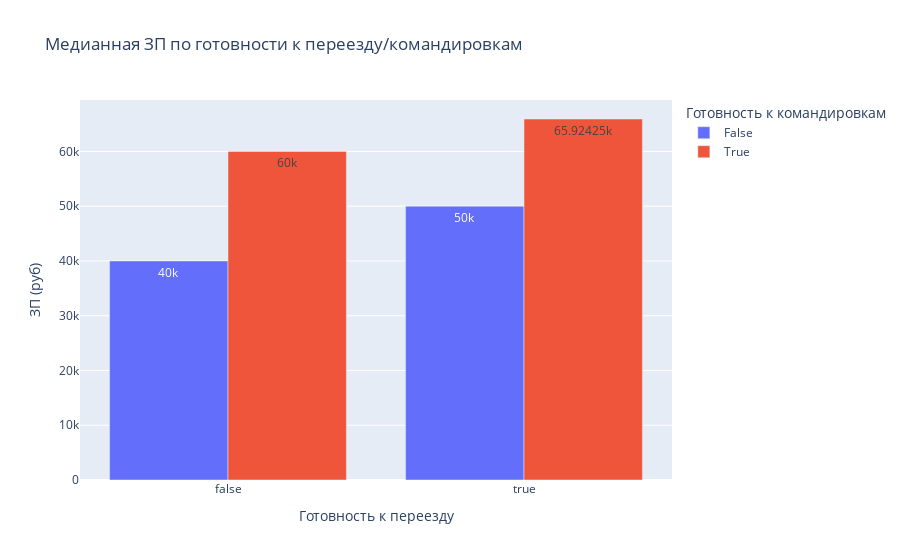

The notebook cell saved with this chart:
### Markdown cell above
6. Постройте **многоуровневую столбчатую диаграмму**, которая показывает зависимость медианной заработной платы (**"ЗП (руб)"**) от признаков **"Готовность к переезду"** и **"Готовность к командировкам"**. Проанализируйте график, сравнив уровень заработной платы в категориях.

### Code cell
# ваш код здесь
merged_6 = (merged_data.copy()).groupby(by=['Готовность к переезду', 'Готовность к командировкам'], as_index=False)['ЗП (руб)'].median()

fig = px.bar(
    data_frame=merged_6,
    x = 'Готовность к переезду',
    y = 'ЗП (руб)',
    barmode='group',
    color='Готовность к командировкам',
    orientation='v',
    text_auto=True,
    title='Медианная ЗП по готовности к переезду/командировкам'
);
fig.show()

display(merged_6[(merged_6['Готовность к переезду'] == True) & (merged_6['Готовность к командировкам'] == True)]['ЗП (руб)'])

### Figure 1 — Plotly figure (JSON) as saved in the notebook; plotly's stock layout.template omitted (floating-point values rounded to 4 significant figures)
{"data": [{"alignmentgroup": "True", "hovertemplate": "Готовность к командировкам=False<br>Готовность к переезду=%{x}<br>ЗП (руб)=%{y}<extra></extra>", "legendgroup": "False", "marker": {"color": "#636efa", "pattern": {"shape": ""}}, "name": "False", "offsetgroup": "False", "orientation": "v", "showlegend": true, "textposition": "auto", "texttemplate": "%{y}", "type": "bar", "x": [false, true], "xaxis": "x", "y": [40000, 50000], "yaxis": "y"}, {"alignmentgroup": "True", "hovertemplate": "Готовность к командировкам=True<br>Готовность к переезду=%{x}<br>ЗП (руб)=%{y}<extra></extra>", "legendgroup": "True", "marker": {"color": "#EF553B", "pattern": {"shape": ""}}, "name": "True", "offsetgroup": "True", "orientation": "v", "showlegend": true, "textposition": "auto", "texttemplate": "%{y}", "type": "bar", "x": [false, true], "xaxis": "x", "y": [60000, 65920.0], "yaxis": "y"}], "layout": {"barmode": "group", "legend": {"title": {"text": "Готовность к командировкам"}, "tracegroupgap": 0}, "title": {"text": "Медианная ЗП по готовности к переезду/командировкам"}, "xaxis": {"anchor": "y", "domain": [0, 1], "title": {"text": "Готовность к переезду"}}, "yaxis": {"anchor": "x", "domain": [0, 1], "title": {"text": "ЗП (руб)"}}}}
